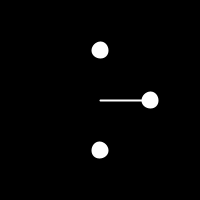
Frame 1 (no input)
Frame 60 (the mouse pressed at the canvas centre just before this capture): identical to frame 1, image omitted
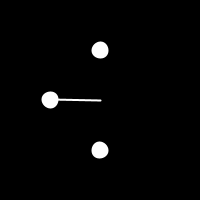
Frame 120 (the mouse held since frame 60 and released just before this capture)

The Processing sketch that drew these frames (run headless with seeded random() and noise(); from frame 60 on, the mouse is pressed at the canvas centre):

// Processing sketch: AngleTest
// ── AngleTest.pde
int amt = 3;
float dist = 50;
float start = 45;
boolean extra = true;

void setup(){
  size(200,200);
  stroke(255);
  strokeWeight(2);
}

void draw(){
  background(0);
  if(amt>0){
    start = map(mouseX,0,width,0,360);
    translate(width/2,height/2);
    PVector origin = PVector.fromAngle(radians(start));
    origin.setMag(dist);
    PVector offset = origin.get();
    line(0,0,origin.x,origin.y);
    float angle = 360/(amt+((extra)?1:0));
    if(extra){
      offset.rotate(radians(180+angle));
    }
    for(int i=0;i<amt;i++){
      ellipse(offset.x,offset.y,15,15);
      offset.rotate(radians(angle));
    }
  }
}

void mousePressed(){
  switch(mouseButton){
    case LEFT:
      amt++;
      break;
    case RIGHT:
      if(amt>0){
        amt--;
      }
      break;
  }
}
